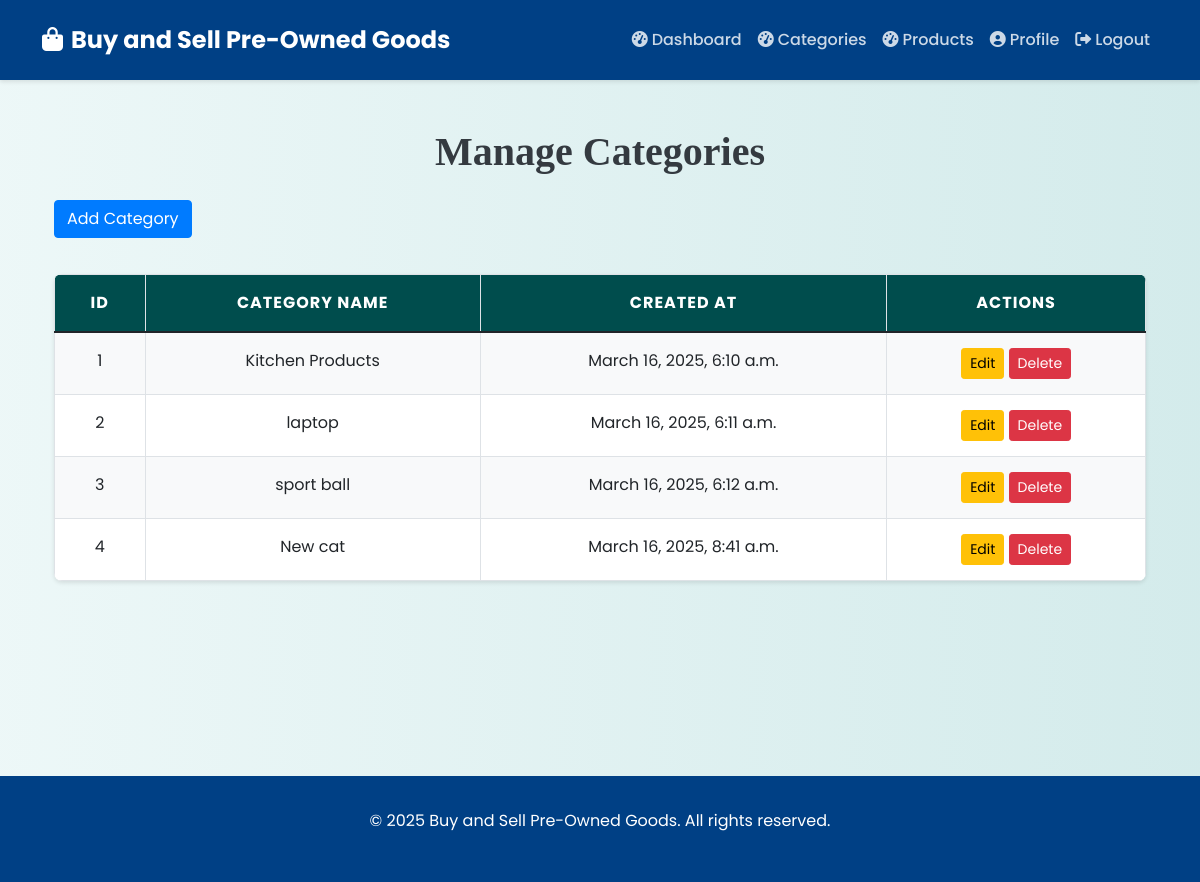
Screenshot of /categories/ (signed in) with the database file from the repository.
### myapp/models.py (models this page shows, shortened)
class Category(models.Model):
    category_name = models.CharField(max_length=255, unique=True)
    created_at = models.DateTimeField(auto_now_add=True)

### myapp/views.py (the view)
# urls.py: path('categories/', views.category_list, name='category_list'),
@login_required
def category_list(request):
    categories = Category.objects.all()
    return render(request, 'categories/category_list.html', {'categories': categories})

### templates/categories/category_list.html (shortened to what this page needs)
{% extends 'base.html' %}
{% block content %}
<div class="container mt-5">
    <h1 class="mb-4">Manage Categories</h1>
    <a href="{% url 'add_category' %}" class="btn btn-primary mb-3">Add Category</a>
    <table class="table table-bordered">
        <thead class="table-dark">
            <tr>
                <th>ID</th>
                <th>Category Name</th>
                <th>Created At</th>
                <th>Actions</th>
            </tr>
        </thead>
        <tbody>
            {% for category in categories %}
            <tr>
                <td>{{ category.id }}</td>
                <td>{{ category.category_name }}</td>
                <td>{{ category.created_at }}</td>
                <td>
                    <a href="{% url 'edit_category' category.id %}" class="btn btn-warning btn-sm">Edit</a>
                    <a href="{% url 'delete_category' category.id %}" class="btn btn-danger btn-sm">Delete</a>
                </td>
            </tr>
            {% endfor %}
        </tbody>
    </table>
</div>
{% endblock %}

### templates/base.html (style rules this page uses)
:root { --primary-color: #007bff; --secondary-color: #28a745; --background-color: #f8f9fa; --text-color: #343a40; --navbar-color: #004085; --card-shadow: 0 4px 6px rgba(0,0,0,0.1); --transition-speed: 0.3s; }
body { background: linear-gradient(90deg, rgba(233, 246, 246, 0.831), rgba(207, 233, 233, 0.9)); font-family: 'Poppins', sans-serif; color: var(--text-color); line-height: 1.6; }
h1, h2, h3, h4 { font-family: 'Georgia', serif; font-weight: 600; text-align: center; margin-bottom: 30px; }
.btn-primary { background-color: var(--primary-color); border-color: var(--primary-color); transition: all var(--transition-speed) ease; }
.table { width: 100%; border-collapse: collapse; margin-top: 20px; font-size: 16px; background-color: #ffffff; border-radius: 8px; overflow: hidden; box-shadow: 0 2px 4px rgba(0, 0, 0, 0.1); }
.table th, .table td { padding: 15px; border: 1px solid #dee2e6; text-align: center; }
.table thead th { background-color: #004d4d; color: white; font-weight: bold; text-transform: uppercase; letter-spacing: 1px; }
.table tbody tr:nth-child(odd) { background-color: #f8f9fa; }

### rows the page displays
Category: id "1", category_name "Kitchen Products", created_at "March 16, 2025, 6:10 a.m."
Category: id "2", category_name "laptop", created_at "March 16, 2025, 6:11 a.m."
Category: id "3", category_name "sport ball", created_at "March 16, 2025, 6:12 a.m."
Category: id "4", category_name "New cat", created_at "March 16, 2025, 8:41 a.m."
